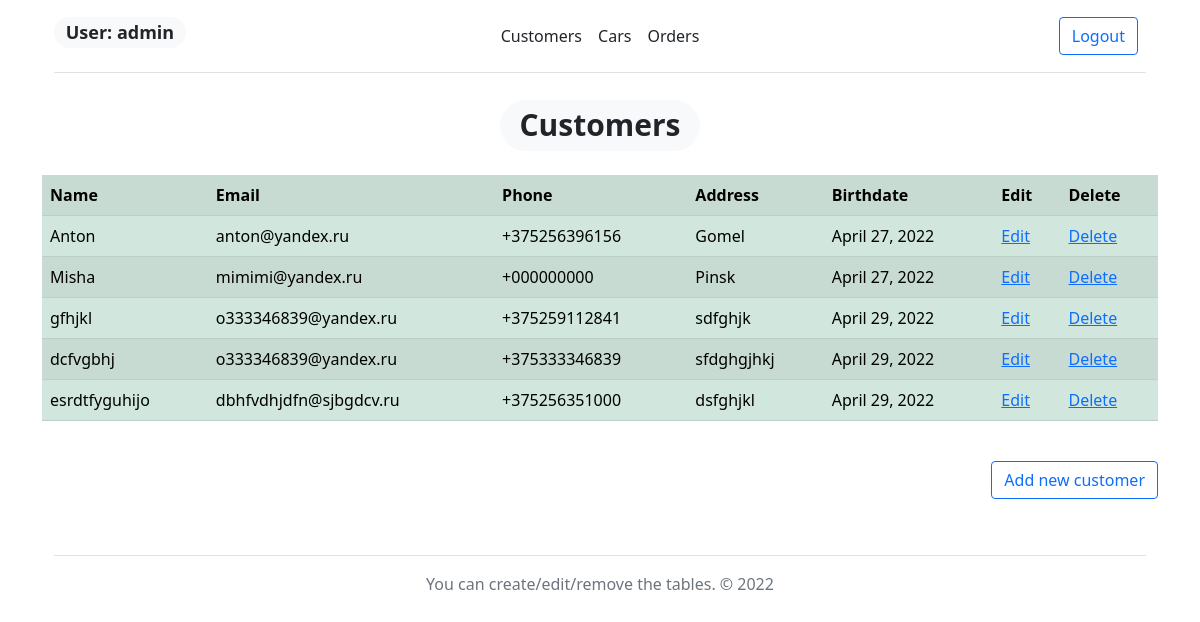
The page / (signed in) on the database as committed earlier.
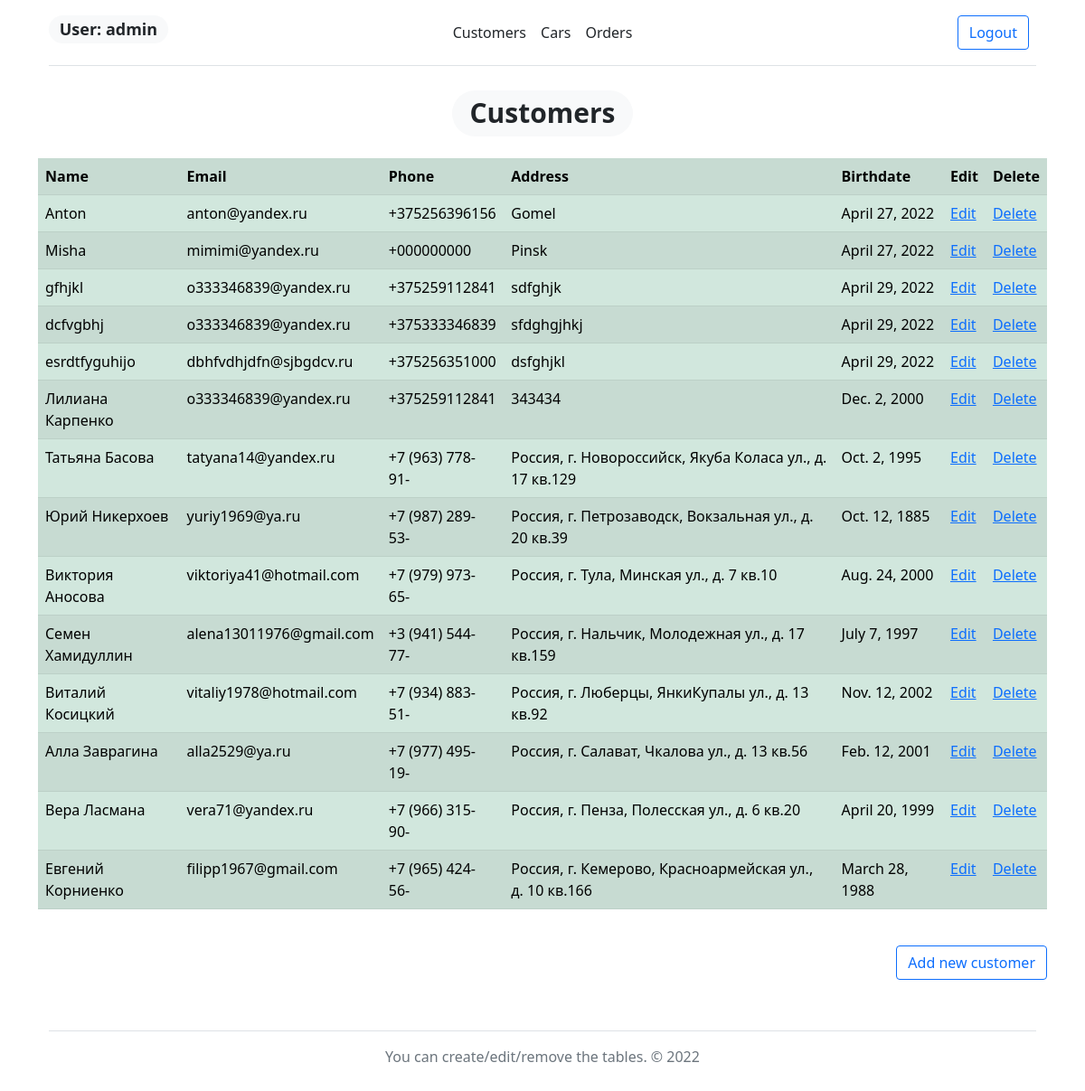
The same page on the database as committed later.
### users/models.py (models this page shows, shortened)
class User(AbstractUser):
    pass

class Customer(models.Model):
    Name = models.CharField('Name Customer', max_length=100)
    Email = models.EmailField('Email Customer', max_length=254)
    Phone = models.CharField('Phone Customer', max_length=16)
    Address = models.CharField('Address Customer', max_length=100)
    Birthdate = models.DateField('Birthdate Customer')

### users/views.py (the view)
# urls.py: path('', customer_home, name='customer_home'),
def customer_home(request):
    customer = Customer.objects.all()
    if request.method == 'POST':
        form = CustomerForm(request.POST)
        if form.is_valid():
            form.save()
        print(form.is_valid())
    return render(request, 'customer.html', {'customer': customer,
                                             'form_customer': CustomerForm()})

### templates/customer.html (shortened to what this page needs)
{% extends 'base.html' %}
{% block content %}
<center><h1><span class="badge rounded-pill bg-light text-dark">Customers</span></h1></center>
{% if edit_customer %}
<p class="mt-4">Editing</p>
<form id="edit_customer" method="post">
    {% csrf_token %}
    {{form_customer}}
</form>
<button form="edit_customer" type="submit" class="btn btn-primary mt-4">Edit</button>
{% else %}
<table class="table table-success table-striped mt-4">
    <tr>
        <th>Name</th>
        <th>Email</th>
        <th>Phone</th>
        <th>Address</th>
        <th>Birthdate</th>
        {% if request.user.groups.all.0.name != 'Worker' %}
        <th>Edit</th>
        {% if request.user.groups.all.0.name != 'Reception' %}
        <th>Delete</th>
        {% endif %}
        {% endif %}
    </tr>
    {% for el in customer %}
    <tr>
        <td>{{ el.Name }}</td>
        <td>{{ el.Email }}</td>
        <td>{{ el.Phone }}</td>
        <td>{{ el.Address }}</td>
        <td>{{ el.Birthdate }}</td>
        {% if request.user.groups.all.0.name != 'Worker' %}
        <td><a href="{% url 'edit_customer' el.id %}">Edit</a></td>
        {% if request.user.groups.all.0.name != 'Reception' %}
        <td><a href="{% url 'delete_customer' el.id %}">Delete</a></td>
        {% endif %}
        {% endif %}
    </tr>
    {% endfor %}
</table>
{% endif %}
{% if request.user.groups.all.0.name != 'Worker' %}
<p align="right">
    <button type="button" class="btn btn-outline-primary mt-4" data-bs-toggle="modal" data-bs-target="#exampleModal">
        Add new customer
    </button>
</p>
{% endif %}
{% endblock %}

### templates/base.html (shortened to what this page needs)
<!DOCTYPE html>
<html lang="en">
<head>
    <link href="https://cdn.jsdelivr.net/npm/bootstrap@5.1.3/dist/css/bootstrap.min.css" rel="stylesheet"
>
</head>
<body class="container">
<div class="container">
    <header class="d-flex flex-wrap align-items-center justify-content-center justify-content-md-between py-3 mb-4 border-bottom">
        <a class=" col-md-3 mb-2 mb-md-0 ">
            <h4><span class="badge rounded-pill bg-light text-dark"> User: {{user}}</span></h4>
        </a>
        <ul class="nav col-12 col-md-auto mb-2 justify-content-center mb-md-0">
            <li><a href="{% url 'customer_home' %}" class="nav-link px-2 link-dark">Customers</a></li>
            <li><a href="{% url 'car_home' %}" class="nav-link px-2 link-dark">Cars</a></li>
            <li><a href="{% url 'order_home' %}" class="nav-link px-2 link-dark">Orders</a></li>
        </ul>
        <div class="col-md-3 text-end">
            {% if user.is_authenticated %}
            <a href="{% url 'logout' %}" class="btn btn-outline-primary me-2">Logout</a>
            {% else %}
            <a href="{% url 'login' %}" class="btn btn-outline-primary me-2">Login</a>
            <a href="{% url 'register'  %}" class="btn btn-primary">Register</a>
            {% endif %}
        </div>
    </header>
</div>
{% if request.user.is_authenticated %}
{% block content %}
{% endblock %}
{% endif %}
<div class="container">
    <footer class="py-3 my-4">
        <ul class="nav justify-content-center border-bottom pb-3 mb-3"></ul>
        {% if request.user.groups.all.0.name == 'Worker' %}
        <p class="text-center text-muted">You can view the tables. © {% now "Y" %} </p>
        {% elif request.user.groups.all.0.name == 'Reception' %}
        <p class="text-center text-muted">You can create/edit the tables. © {% now "Y" %} </p>
        {% elif request.user.groups.all.0.name == 'Admin' %}
        <p class="text-center text-muted">You can create/edit/remove the tables. © {% now "Y" %} </p>
        {% else %}
        <p class="text-center text-muted">Register or login please. © {% now "Y" %} </p>
        {% endif %}
    </footer>
</div>
</body>
</html>

Rows that differ between the two databases and show on the page:
added Customer: Name "Лилиана Карпенко", Email "o333346839@yandex.ru", Phone "+375259112841", Address "343434", Birthdate "Dec. 2, 2000"
added Customer: Name "Татьяна Басова", Email "tatyana14@yandex.ru", Phone "+7 (963) 778-91-", Address "Россия, г. Новороссийск, Якуба Коласа ул., д. 17 кв.129", Birthdate "Oct. 2, 1995"
added Customer: Name "Юрий Никерхоев", Email "yuriy1969@ya.ru", Phone "+7 (987) 289-53-", Address "Россия, г. Петрозаводск, Вокзальная ул., д. 20 кв.39", Birthdate "Oct. 12, 1885"
added Customer: Name "Виктория Аносова", Email "viktoriya41@hotmail.com", Phone "+7 (979) 973-65-", Address "Россия, г. Тула, Минская ул., д. 7 кв.10", Birthdate "Aug. 24, 2000"
added Customer: Name "Семен Хамидуллин", Email "alena13011976@gmail.com", Phone "+3 (941) 544-77-", Address "Россия, г. Нальчик, Молодежная ул., д. 17 кв.159", Birthdate "July 7, 1997"
added Customer: Name "Виталий Косицкий", Email "vitaliy1978@hotmail.com", Phone "+7 (934) 883-51-", Address "Россия, г. Люберцы, ЯнкиКупалы ул., д. 13 кв.92", Birthdate "Nov. 12, 2002"
added Customer: Name "Алла Заврагина", Email "alla2529@ya.ru", Phone "+7 (977) 495-19-", Address "Россия, г. Салават, Чкалова ул., д. 13 кв.56", Birthdate "Feb. 12, 2001"
added Customer: Name "Вера Ласмана", Email "vera71@yandex.ru", Phone "+7 (966) 315-90-", Address "Россия, г. Пенза, Полесская ул., д. 6 кв.20", Birthdate "April 20, 1999"
added Customer: Name "Евгений Корниенко", Email "filipp1967@gmail.com", Phone "+7 (965) 424-56-", Address "Россия, г. Кемерово, Красноармейская ул., д. 10 кв.166", Birthdate "March 28, 1988"
